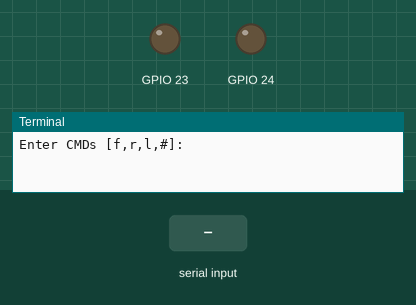
This program was run on a simulated Raspberry Pi (BCM pin numbers). Shown: output pins drawn as LEDs (lit = HIGH), the last lines printed to the terminal. The test bench sets the inputs (shaded band). At 1.8 s the program stops and its outputs stay as they are.

Above: at 1.2 s.
1.3 s: "f" typed at the terminal, then Enter
At 1.7 s:
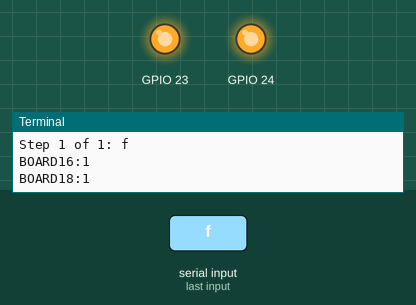
Timing chart, 0 to 3.3 s (numbered marks = the images above; inputs shaded):
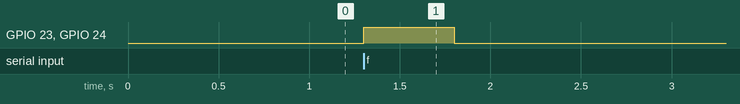

Measured:
- after the input at 1.3 s, GPIO 23, GPIO 24: LOW → HIGH at once, → LOW 0.50 s later

The program:

rover_drivefwd.py
```python
#!/usr/bin/env python3
''' rover_drivefwd.py

HARDWARE SETUP
 P1
 2[==X====LR====]26[=======]40
 1[=============]25[=======]39
'''
import time
from gpiozero import DigitalOutputDevice

ON = 1
OFF = 0
STEP = 0.5
PINS = ["BOARD16", "BOARD18"] # PINS=[L-motor, R-motor]
FWD = [ON, ON]
RIGHT = [ON, OFF]
LEFT = [OFF, ON]
DEBUG = True

class Control:
    ''' rover control class '''
    def __init__(self, pins=None):
        ''' Constructor '''
        self.pins = pins or PINS
        self.motors = []
        for gpio in self.pins:
            self.motors.append(DigitalOutputDevice(pin=gpio))

    def off(self):
        ''' Stop all motors '''
        for motor in self.motors:
            motor.value = OFF

    def drive(self, drive, step=STEP):
        ''' Move in required direction '''
        for idx, motor in enumerate(self.motors):
            motor.value = drive[idx]
            if DEBUG:
                print(f"{self.pins[idx]}:{drive[idx]}")
        time.sleep(step)
        self.off()

    def cmd(self, char, step=STEP):
        ''' Perform required command '''
        if char == 'f':
            self.drive(FWD, step)
        elif char == 'r':
            self.drive(RIGHT, step)
        elif char == 'l':
            self.drive(LEFT, step)
        elif char == '#':
            time.sleep(step)

def main():
    ''' Main function '''
    import os
    if "CMD" in os.environ:
        do_command = os.environ["CMD"]
        enter_input = False
        print(f"CMD={do_command}")
    else:
        enter_input = True
    rover_pi = Control()
    if enter_input:
        print("Enter CMDs [f,r,l,#]:")
        do_command = input()
    for idx, char in enumerate(do_command.lower()):
        if DEBUG:
            print(f"Step {idx+1} of {len(do_command)}: {char}")
        rover_pi.cmd(char)

if __name__ == '__main__':
    try:
        main()
    except KeyboardInterrupt:
        print("Finish")
#End
```
